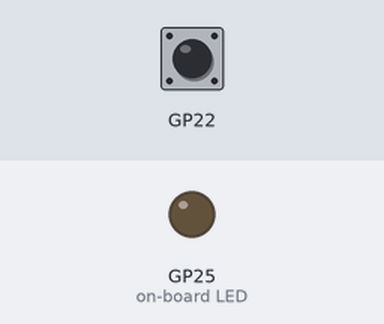
A program run on a simulated Raspberry Pi Pico running MicroPython. Shown: output pins drawn as LEDs (lit = HIGH). The test bench sets the inputs (shaded band); at power-on: GP22 LOW. At 1.3 s the program stops and its outputs stay as they are.

Above: at 1.2 s.
1.3 s: GP22 pulled HIGH for 0.15 s
At 2.2 s:
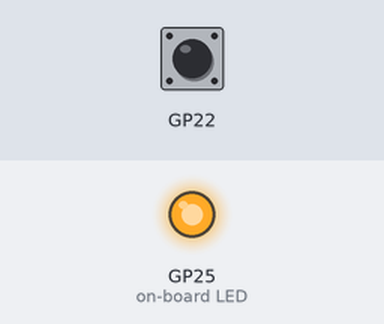
Timing chart, 0 to 2.8 s (numbered marks = the images above; inputs shaded):
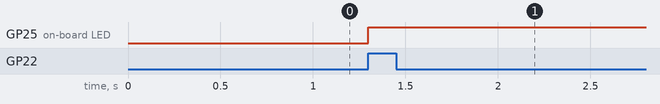

The program:

irq_basic.py
```python
from machine import Pin,UART; P = Pin

# Configure the Onboard LED
led = P(25, P.OUT)
# Configure the Button for Active High Input
button = P(22, P.IN, P.PULL_DOWN)
# Get the UART1 of specific pins
uart = UART(1, 115200,tx=P(8),rx=P(9))

# Button Handler ISR function
def button_handler(pin):
    # Check if we have received the correct button or not
    if pin == button:
        # De-register handler after First Press
        pin.irq(handler=None)
        # Light Up the LED
        led.value(1)
        uart.write('Pressed\n')

# Main
# Turn Off the LED
led.value(0)
# Setup the ISR
button.irq(trigger=P.IRQ_RISING, handler=button_handler)
```

Measured:
- after the input at 1.3 s, GP25 (on-board LED): LOW → HIGH at once
